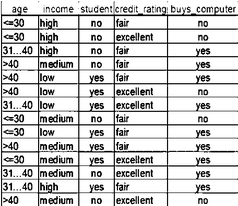
#> input picture 6564.png, 238 x 206 px, shrunk from 456 x 396 before the run; its folder holds 4 pictures in this run
$ python extract.py --image 6564.png
#> lines starting #> are read from the running program, lines starting #| are printed output that depends on the picture; after the words box and inside, x2 and y2 are one past the last pixel; in counts of white or black regions, pixels touching at a corner belong together
from math import sqrt,ceil,floor

import pytesseract
import argparse
import cv2
import os
import re
import csv

try:
    from PIL import Image
except ImportError:
    import Image

ap =argparse.ArgumentParser()
ap.add_argument("-i","--image",required=True,help="path to image to be ocr'ed")
ap.add_argument("-p","--preprocess",type=str,default="thresh",help="type of preprocessing to be done")
args = vars(ap.parse_args())
#print(args)


#load example image into mem and convert it into gray scale
image = cv2.imread(args["image"])
#> image is the input picture: shape (206, 238, 3); min 0, max 255, mean 205.6
gray = cv2.cvtColor(image,cv2.COLOR_BGR2GRAY)


#check to see if we need to apply threshholding
if args["preprocess"] == "thresh":
    gray=cv2.threshold(gray,0,255,
        cv2.THRESH_BINARY | cv2.THRESH_OTSU)[1] # to seprate foregraound from background
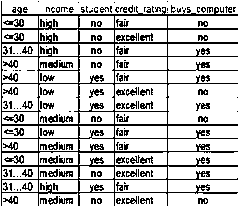
#> gray: shape (206, 238); 77.1% white; black in thin lines or dots
elif args["preprocess"] == "blur":
    gray = cv2.medianBlur(gray,3) # reduce salt and peper noise


filename = "{}.png".format(os.getpid())
cv2.imwrite(filename,gray)

#load image and fed to tesseract
#tessdata_dir_config = r'--tessdata-dir "/usr/share/tessdata/"'
#> (the run stopped early here; a loop or call above may not have finished)

$ run again, on assign2_ss.png
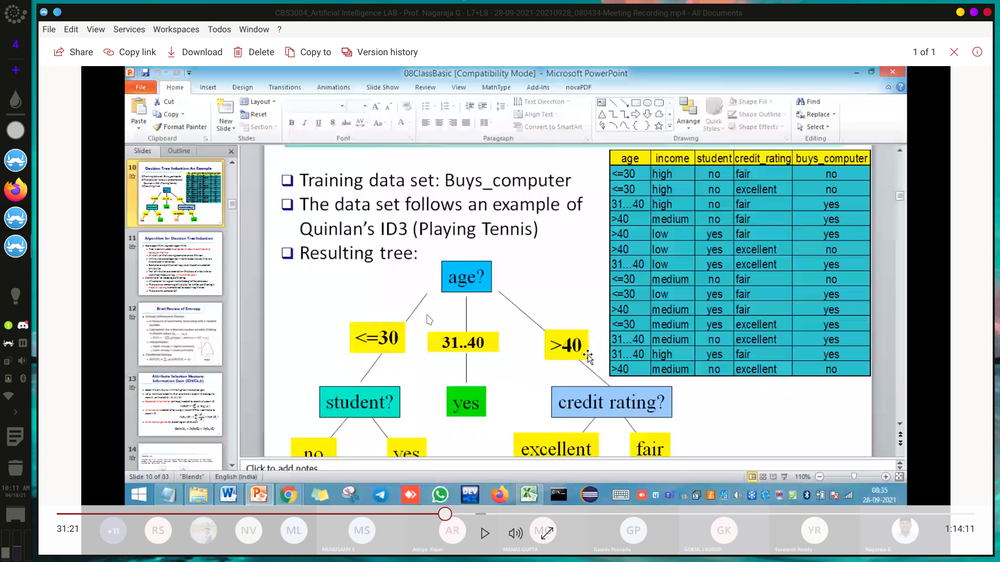
#> input picture assign2_ss.png, 1000 x 562 px, shrunk from 1920 x 1080 before the run
#> image is the input picture: shape (562, 1000, 3); mean B, G, R 188.1, 189.6, 170.1
#> `gray = cv2.cvtColor(image,cv2.COLOR_BGR2GRAY)`:
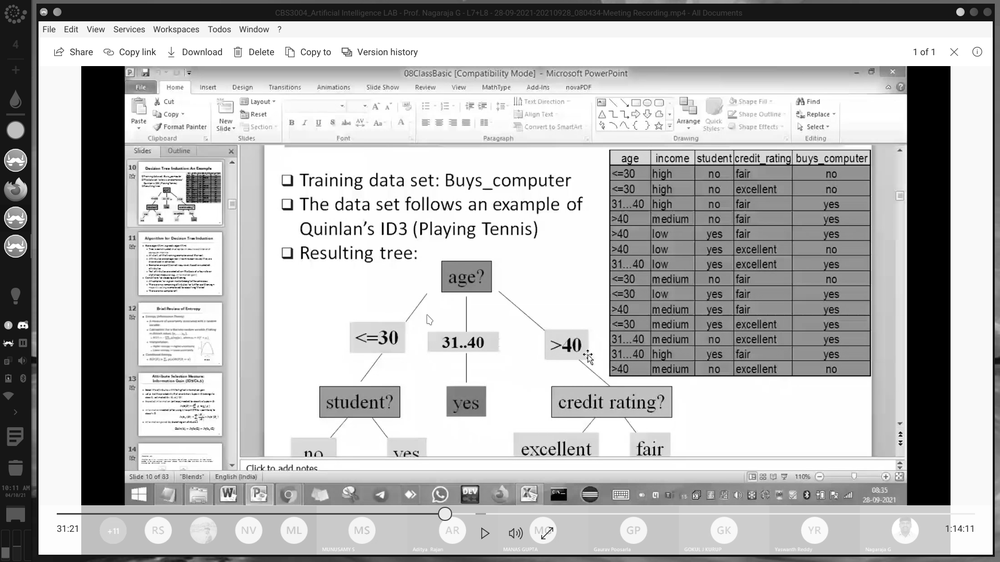
#> gray: shape (562, 1000); min 0, max 255, mean 183.6
#> `gray=cv2.threshold(gray,0,255, cv2.THRESH_BINARY | cv2.THRESH_OTSU)[1]`:
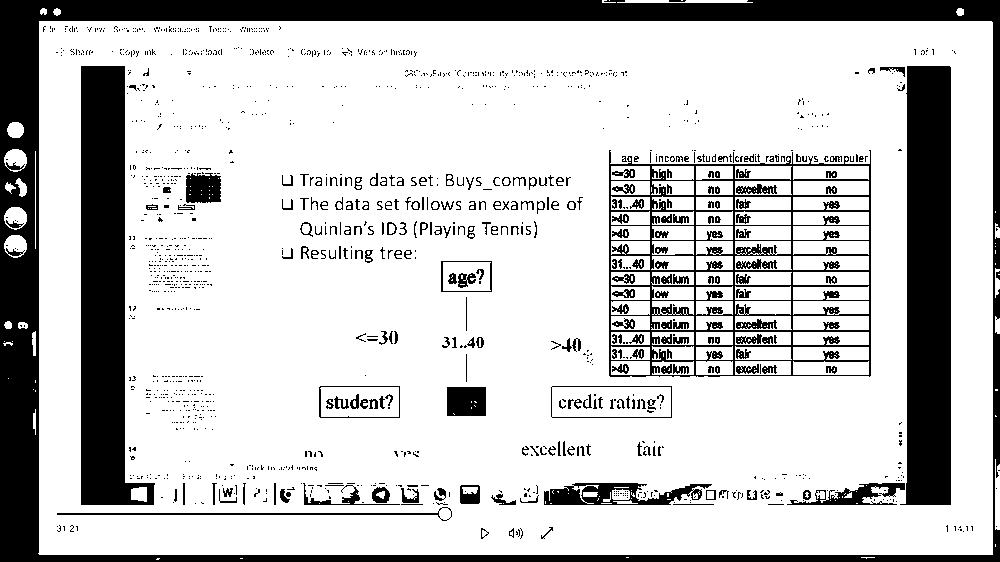
#> gray: shape (562, 1000); 78.1% white; 1450 black regions (1184 under 20 px), largest, box (x1, y1, x2, y2) and area: (0, 0, 1000, 562) 49493, (81, 66, 155, 505) 19746, (900, 66, 951, 505) 19344
